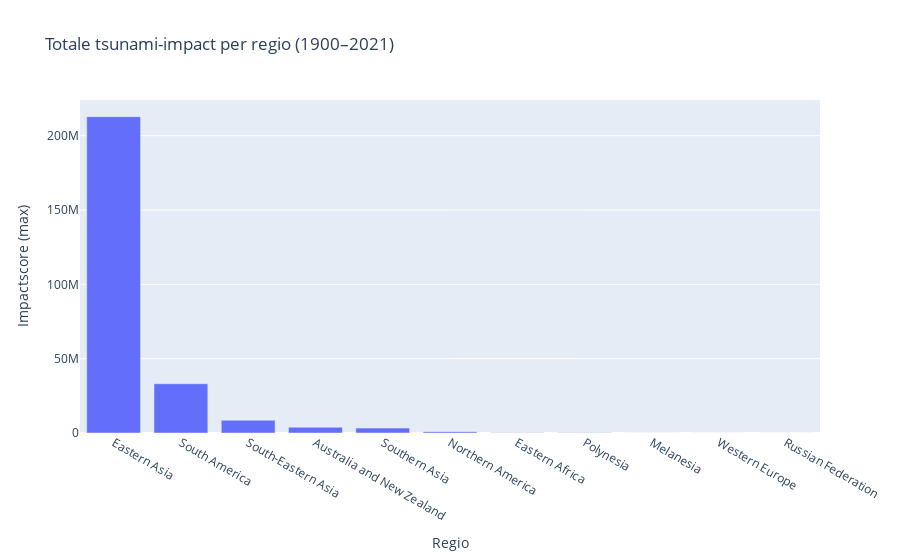

The notebook cell saved with this chart:
### Markdown cell above
Regionale verschillen in totale tsunami-impact

In welke regio’s zijn de gevolgen van tsunami’s het zwaarst geweest?
De kaart hieronder laat individuele tsunami’s zien, maar biedt nog geen inzicht in de totale impact per regio. Deze grafiek brengt dat in beeld door de impact van alle rampen per regio op te tellen.

### Code cell
import pandas as pd
import plotly.express as px

dist_df = pd.read_csv('1900_2021_DISASTERS.xlsx - emdat data.csv')
df = dist_df[dist_df['Disaster Subtype'].str.lower() == 'tsunami'].copy()

df['Total Deaths'] = pd.to_numeric(df['Total Deaths'], errors='coerce').fillna(0)
df["Total Damages ('000 US$)"] = pd.to_numeric(df["Total Damages ('000 US$)"], errors='coerce').fillna(0)
df["Total Affected"] = pd.to_numeric(df["Total Affected"], errors='coerce').fillna(0)

df['Impact_Score'] = df[['Total Deaths', 'Total Affected', "Total Damages ('000 US$)"]].max(axis=1)

region_stats = df.groupby('Region')[['Impact_Score', 'Total Deaths', 'Total Affected']].sum().reset_index()

fig = px.bar(region_stats.sort_values(by='Impact_Score', ascending=False),
             x='Region', y='Impact_Score',
             hover_data=['Total Deaths', 'Total Affected'],
             title='Totale tsunami-impact per regio (1900–2021)',
             labels={'Impact_Score': 'Maximale impactscore'})

fig.update_layout(xaxis_title='Regio', yaxis_title='Impactscore (max)')

fig.show()

### Figure 1 — Plotly figure (JSON) as saved in the notebook; plotly's stock layout.template omitted (floating-point values rounded to 4 significant figures)
{"data": [{"customdata": [[24630.0, 517500.0], [6854.0, 5707000.0], [180700.0, 2685000.0], [2.0, 50.0], [51890.0, 1701000.0], [384.0, 0.0], [312.0, 109900.0], [191.0, 8591.0], [2494.0, 15580.0], [11.0, 2.0], [0.0, 0.0]], "hovertemplate": "Region=%{x}<br>Maximale impactscore=%{y}<br>Total Deaths=%{customdata[0]}<br>Total Affected=%{customdata[1]}<extra></extra>", "legendgroup": "", "marker": {"color": "#636efa", "pattern": {"shape": ""}}, "name": "", "orientation": "v", "showlegend": false, "textposition": "auto", "type": "bar", "x": ["Eastern Asia", "South America", "South-Eastern Asia", "Australia and New Zealand", "Southern Asia", "Northern America", "Eastern Africa", "Polynesia", "Melanesia", "Western Europe", "Russian Federation"], "xaxis": "x", "y": [212800000.0, 33150000.0, 8536000.0, 3900000.0, 3309000.0, 911900.0, 235100.0, 136000.0, 15830.0, 11.0, 0.0], "yaxis": "y"}], "layout": {"barmode": "relative", "legend": {"tracegroupgap": 0}, "title": {"text": "Totale tsunami-impact per regio (1900–2021)"}, "xaxis": {"anchor": "y", "domain": [0, 1], "title": {"text": "Regio"}}, "yaxis": {"anchor": "x", "domain": [0, 1], "title": {"text": "Impactscore (max)"}}}}
